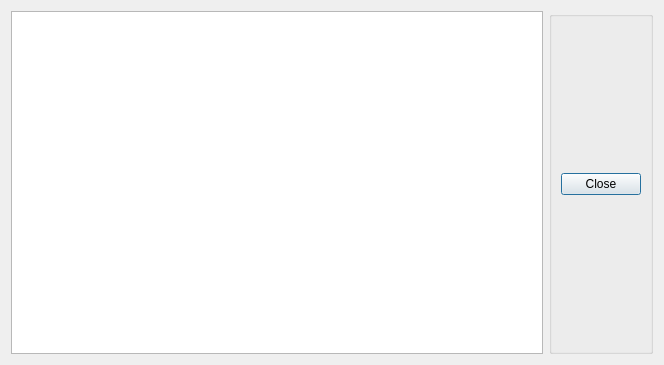
<ui version="4.0" >
 <class>Dialog</class>
 <widget class="QDialog" name="Dialog" >
  <property name="windowModality" >
   <enum>Qt::WindowModal</enum>
  </property>
  <property name="geometry" >
   <rect>
    <x>0</x>
    <y>0</y>
    <width>664</width>
    <height>365</height>
   </rect>
  </property>
  <property name="windowTitle" >
   <string>Feicim Info dialog</string>
  </property>
  <layout class="QHBoxLayout" >
   <item>
    <widget class="QTableView" name="tableView" />
   </item>
   <item>
    <widget class="QGroupBox" name="groupBox" >
     <property name="title" >
      <string/>
     </property>
     <layout class="QGridLayout" >
      <item row="0" column="0" >
       <widget class="QPushButton" name="pushButton" >
        <property name="text" >
         <string>Close</string>
        </property>
       </widget>
      </item>
     </layout>
    </widget>
   </item>
  </layout>
 </widget>
 <resources/>
 <connections/>
</ui>
